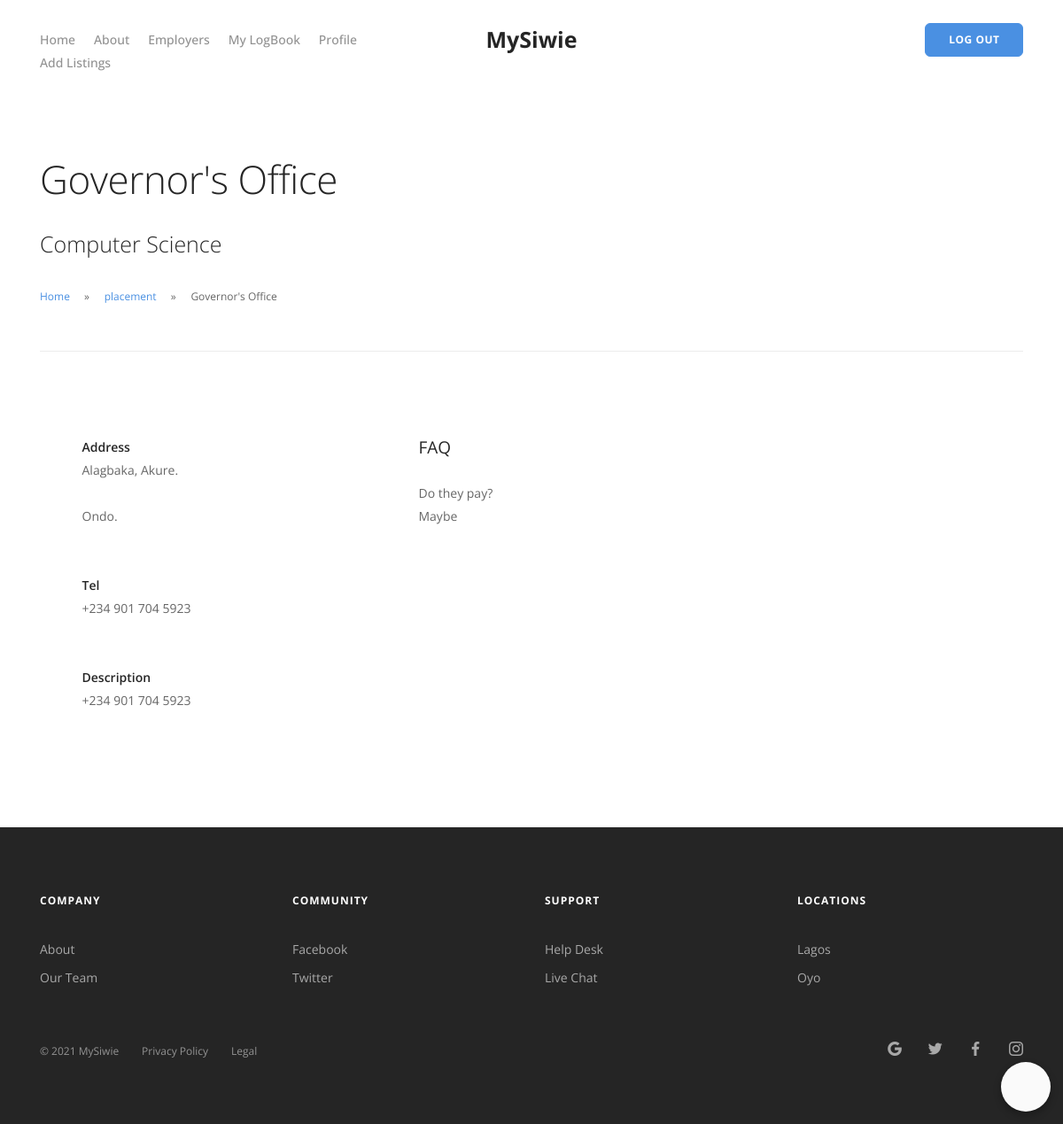
Screenshot of /internship/placement/detail/2 (signed in) with the database file from the repository.
### siwieapp/models.py (models this page shows, shortened)
class Internship(models.Model):
    PAY = (
        ('Yes', 'yes'),
        ('No', 'no'),
        ('Maybe', 'maybe'),
    )
    name_of_org = models.CharField(max_length=224)
    address = models.CharField(max_length=224)
    state = models.ForeignKey(State, on_delete=models.CASCADE)
    course = models.ForeignKey(Course, on_delete=models.CASCADE)
    tel = models.CharField(max_length=224)
    pay_status = models.CharField(max_length=14, null=True, choices=PAY)

class Course(models.Model):
    name = models.CharField(max_length=224)
    def __str__(self):
        return self.name

class State(models.Model):
    name = models.CharField(max_length=224)
    def __str__(self):
        return self.name

### siwieapp/views.py (the view)
# urls.py: path('internship/placement/detail/<intern_id>', views.Detail, name='detail'),
@login_required()
def Detail(request, intern_id):
    intern = Internship.objects.get(pk=intern_id)
    context = {
        'intern': intern
    }
    return render(request, 'career-single.html', context)

### siwieapp/templates/career-single.html (shortened to what this page needs)
{% extends 'index.html' %}
{% load static %}
      {% block content%}
        <div class="main-container">
            <section class="space--sm">
                <div class="container">
                    <div class="row">
                        <div class="col-md-12">
                            <h1>{{intern.name_of_org}}</h1>
                            <h3>{{intern.course}}</h3>
                            <ol class="breadcrumbs">
                                <li>
                                    <a href="{% url 'index' %}">Home</a>
                                </li>
                                <li>
                                    <a href="#">placement</a>
                                </li>
                                <li>{{intern.name_of_org}}</li>
                            </ol>
                            <hr>
                        </div>
                    </div>
                </div>
            </section>
            <section class="switchable">
                <div class="container">
                    <div class="row justify-content-around">
                        <div class="col-md-8 col-lg-7">
                            <h4>FAQ</h4>
                            <p>
                                Do they pay? <br>
                                {{intern.pay_status}}
                            </p>
                        </div>
                        <div class="col-md-4 col-lg-3">
                            <div class="text-block">
                                <h5>Address</h5>
                                <p>
                                    {{intern.address}}.
                                </p>
                                <p>
                                    {{intern.state}}.
                                </p>
                            </div>
                            <div class="text-block">
                                <h5>Tel</h5>
                                <p>
                                    {{intern.tel}}
                                </p>
                            </div>
                            <div class="text-block">
                                <h5>Description</h5>
                                <p>
                                    {{intern.tel}}
                                </p>
                            </div>
                        </div>
                    </div>
                </div>
            </section>
          {% endblock%}

### rows the page displays
Internship: name_of_org "Governor's Office", course "Computer Science", pay_status "Maybe", address "Alagbaka, Akure", state "Ondo", tel "+234 901 704 5923"
